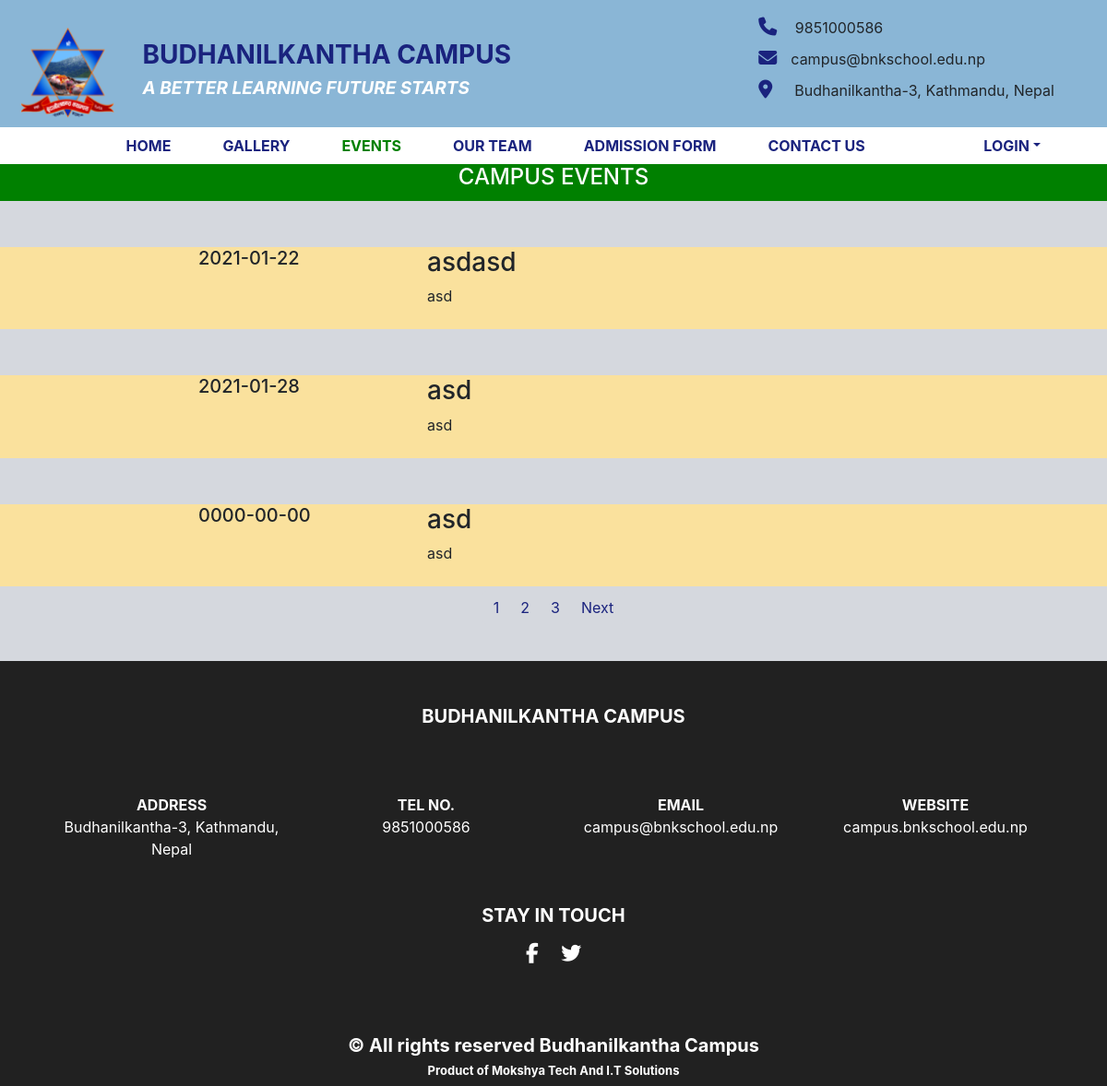
The app's page /event.php, older data.
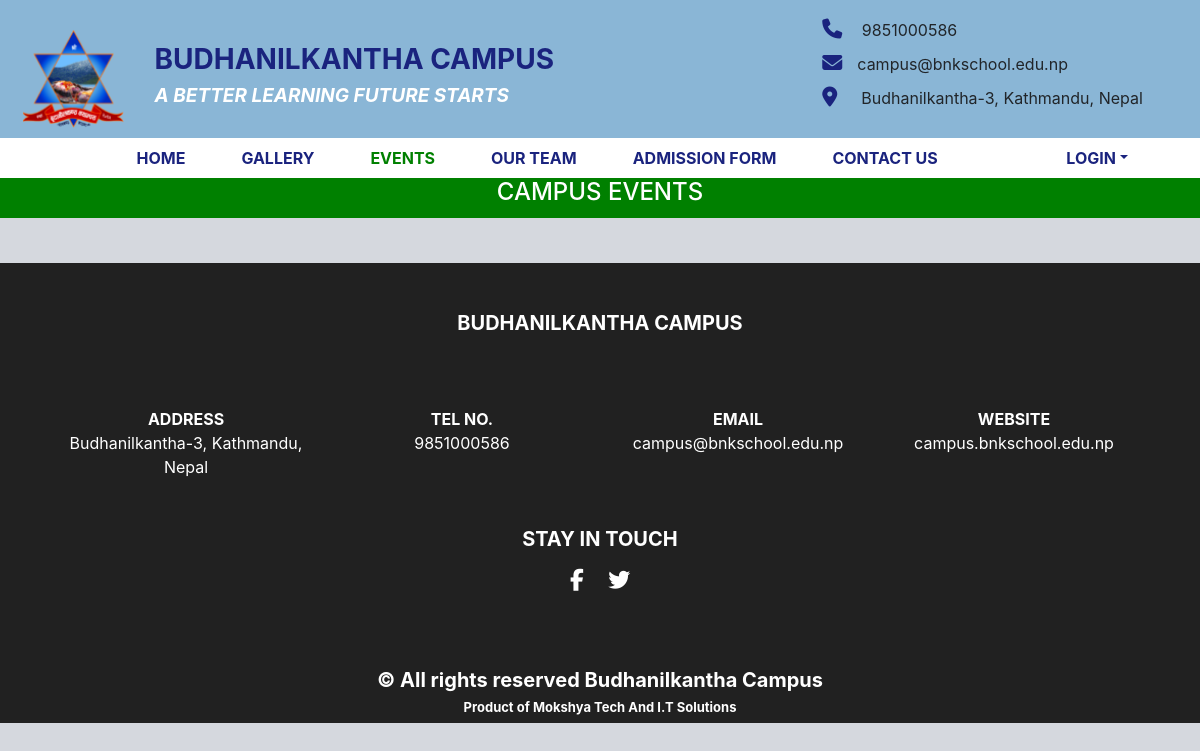
The same page, newer data.
### tables this page shows
CREATE TABLE `news_and_event` (
  `id` int(11) NOT NULL,
  `post` mediumtext NOT NULL,
  `description` varchar(1025) NOT NULL,
  `date` date NOT NULL,
  `created_at` date DEFAULT NULL,
  `updated_at` date DEFAULT NULL
);

### event.php (the view, shortened to what this page needs)
<?php
include "include/connection.php";
?>
<!DOCTYPE html>
<html>
<head>
  <link rel="stylesheet" href="https://stackpath.bootstrapcdn.com/bootstrap/4.5.2/css/bootstrap.min.css">
  <link rel="stylesheet" href="path/to/font-awesome/css/font-awesome.min.css">
  <link rel="stylesheet" href="frontpage/css/style.css" />
</head>
<body style="background-color: #d5d8de;">
    <?php include "include/banner.php";?>
   <?php include('include/navbar.php') ?>
<div class="container-fluid">
<div class="row" style="background-color: green; height: 40px; color: white;justify-content: center;">
            <h4>CAMPUS EVENTS </h4>
          </div>
          </div>
           <div class="container-fluid" style="background-color: #d5d8de;">
<?php
    $limit = 3;
if (isset($_GET["page"])) {
  $page  = $_GET["page"];
  }
  else{
  $page=1;
  };
$start_from = ($page-1) * $limit;
                      $sql="select *from news_and_event ORDER BY id DESC LIMIT $start_from, $limit";
                      $query=mysqli_query($db,$sql);
                      while($row=mysqli_fetch_array($query))
                        {
?>
        <div class="row row-image" style="margin-top: 50px; background-color: #fae19d; justify-content: center; ">
           <div class="col-lg-2 col-sm-12 col-md-2 ml-5 mb-2 datecol">
              <div class="date">
                <h5><?php echo $row['date']; ?></h5>
              </div>
            </div>
    <div class="col-lg-6 col-sm-12 col-md-6 ml-5 mb-2 descriptioncol">
            <h3><?php echo $row['post'];?></h3>
             <p><?php echo $row['description'];?> </p>
             </div>
        </div>
          <?php
          }?>
        </div>
 <nav aria-label="Page navigation example" style="background-color: #d5d8de; margin-top: 5px;" >
  <ul class="pagination justify-content-center">
    <li class="page-item">
      <?php
$result_db = mysqli_query($db,"SELECT COUNT(id) FROM news_and_event");
$row_db = mysqli_fetch_row($result_db);
$total_records = $row_db[0];
$total_pages = ceil($total_records / $limit);
$pagLink = "<ul class='pagination'>";
for ($i=1; $i<=$total_pages; $i++) {
$pagLink .= "<li class='page-item'><a class='page-link' class ='active' href='event.php?page=".$i."' >".$i."</a></li>";
}
echo $pagLink . "</ul>";
?>
</li>
 <li class="page-item">
<?php
  if($page<$total_pages){
        ?>
        <li class='page-item'>
        <?php
            echo "<a class='page-link' href='event.php?page=".($page+1)."'>  Next </a>"; ?>
            </li>
            <?php
        }
  ?>
    </li>
  </ul>
</nav><br>
  <?php include('include/footer.php'); ?>
</body>
</html>

Row changes from the older to the newer data that the page shows:
removed news_and_event: date "2021-01-22", post "asdasd", description "asd"
removed news_and_event: date "2021-01-28", post "asd", description "asd"
removed news_and_event: date "0000-00-00", post "asd", description "asd"
Text that changed along with them:
list line gone: "1"
list line gone: "2"
list line gone: "3"
text no longer shown: "Next"
